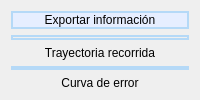
            <widget class="QWidget" name="info_tab">
             <property name="styleSheet">
              <string notr="true">#error_widget{
border:2px solid #B5D9F7;
border-radius:20px;
}

#trayfinal_widget{
border:2px solid #B5D9F7;
border-radius:20px
}</string>
             </property>
             <attribute name="icon">
              <iconset resource="iconos.qrc">
               <normaloff>:/icon/iconos1/info.svg</normaloff>:/icon/iconos1/info.svg</iconset>
             </attribute>
             <attribute name="title">
              <string/>
             </attribute>
             <layout class="QVBoxLayout" name="verticalLayout_4">
              <item>
               <widget class="QPushButton" name="btn_expinfo">
                <property name="sizePolicy">
                 <sizepolicy hsizetype="MinimumExpanding" vsizetype="Fixed">
                  <horstretch>0</horstretch>
                  <verstretch>0</verstretch>
                 </sizepolicy>
                </property>
                <property name="styleSheet">
                 <string notr="true">#btn_expinfo {
border:2px solid #B5D9F7;  /*Color del borde*/
background-color:#E6EEFF;
border-radius:20px; 
text-align:center; /*centra el texto*/


}
#btn_expinfo:hover{ /* cambia de color cuando el mouse para por encima*/
background-color:#B5D9F7;
}</string>
                </property>
                <property name="text">
                 <string>Exportar información</string>
                </property>
                <property name="icon">
                 <iconset>
                  <normaloff>iconos1/info.svg</normaloff>iconos1/info.svg</iconset>
                </property>
                <property name="iconSize">
                 <size>
                  <width>20</width>
                  <height>20</height>
                 </size>
                </property>
               </widget>
              </item>
              <item>
               <widget class="QWidget" name="trayfinal_widget" native="true">
                <property name="sizePolicy">
                 <sizepolicy hsizetype="MinimumExpanding" vsizetype="MinimumExpanding">
                  <horstretch>0</horstretch>
                  <verstretch>0</verstretch>
                 </sizepolicy>
                </property>
               </widget>
              </item>
              <item>
               <widget class="QLabel" name="label_10">
                <property name="sizePolicy">
                 <sizepolicy hsizetype="MinimumExpanding" vsizetype="MinimumExpanding">
                  <horstretch>0</horstretch>
                  <verstretch>0</verstretch>
                 </sizepolicy>
                </property>
                <property name="maximumSize">
                 <size>
                  <width>16777215</width>
                  <height>14</height>
                 </size>
                </property>
                <property name="text">
                 <string>Trayectoria recorrida</string>
                </property>
                <property name="alignment">
                 <set>Qt::AlignCenter</set>
                </property>
               </widget>
              </item>
              <item>
               <widget class="QWidget" name="error_widget" native="true">
                <property name="sizePolicy">
                 <sizepolicy hsizetype="MinimumExpanding" vsizetype="MinimumExpanding">
                  <horstretch>0</horstretch>
                  <verstretch>0</verstretch>
                 </sizepolicy>
                </property>
               </widget>
              </item>
              <item>
               <widget class="QLabel" name="label_9">
                <property name="maximumSize">
                 <size>
                  <width>16777215</width>
                  <height>13</height>
                 </size>
                </property>
                <property name="text">
                 <string>Curva de error</string>
                </property>
                <property name="alignment">
                 <set>Qt::AlignCenter</set>
                </property>
               </widget>
              </item>
             </layout>
            </widget>
